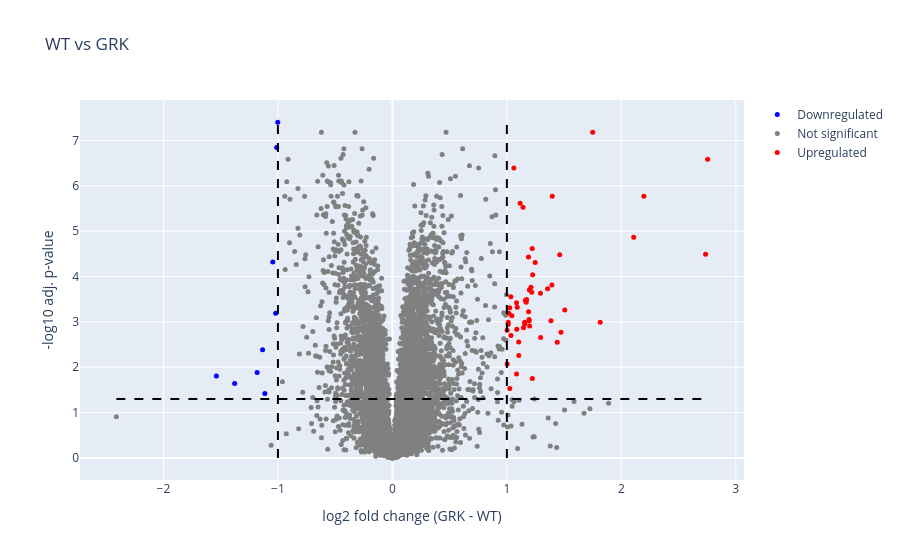

The code cell stored with this chart in its notebook:
### Code cell
fig = volcano_plot(volcano_data, "WT", "GRK")
fig.show()

### Figure 1 — Plotly figure (JSON) as saved in the notebook; plotly's stock layout.template omitted (floating-point values rounded to 4 significant figures; data arrays with more than 128 entries replaced by an {"elided": "..."} marker saying what was removed)
{"data": [{"hoverinfo": "text", "marker": {"color": "blue", "size": 5}, "mode": "markers", "name": "Downregulated", "text": ["KRT86_HUMAN;KRT81_HUMAN", "NFL_HUMAN", "NFM_HUMAN", "SMTN_HUMAN", "MT1X_HUMAN", "PTGR1_HUMAN", "H2A2C_HUMAN;H2A2A_HUMAN", "LETM2_HUMAN", "ZN503_HUMAN"], "type": "scatter", "x": [-1.045, -1.011, -1.002, -1.182, -1.538, -1.134, -1.378, -1.114, -1.02], "y": [4.322, 6.845, 7.404, 1.883, 1.803, 2.384, 1.641, 1.417, 3.19]}, {"hoverinfo": "text", "marker": {"color": "gray", "size": 5}, "mode": "markers", "name": "Not significant", "text": {"elided": "7373 str values"}, "type": "scatter", "x": {"elided": "7373 float values"}, "y": {"elided": "7373 float values"}}, {"hoverinfo": "text", "marker": {"color": "red", "size": 5}, "mode": "markers", "name": "Upregulated", "text": ["QSOX1_HUMAN", "CCN1_HUMAN", "MAGB2_HUMAN", "THRB_HUMAN", "ANT3_HUMAN", "CO3_HUMAN", "IGF2_HUMAN", "APOA1_HUMAN", "APOE_HUMAN", "VTNC_HUMAN", "ANXA1_HUMAN", "TETN_HUMAN", "TRY1_HUMAN", "TSP1_HUMAN", "GSTA1_HUMAN;GSTA2_HUMAN", "CO4A_HUMAN", "CLUS_HUMAN", "FA5_HUMAN", "ANXA3_HUMAN", "CBPA1_HUMAN;CBPB1_HUMAN", "RAC2_HUMAN", "IBP3_HUMAN", "IBP2_HUMAN", "ITIH2_HUMAN", "KALM_HUMAN", "ANFC_HUMAN", "LYOX_HUMAN", "CCN2_HUMAN", "EPHA2_HUMAN", "KTDAP_HUMAN", "HBB_HUMAN", "ARGI2_HUMAN", "DCD_HUMAN", "MMRN1_HUMAN", "HABP2_HUMAN", "POSTN_HUMAN", "NPTX1_HUMAN", "GSTA3_HUMAN", "LBH_HUMAN", "AL2CL_HUMAN", "SARM1_HUMAN", "SAPC2_HUMAN", "URP2_HUMAN", "HORN_HUMAN", "ZN563_HUMAN", "HTRA1_HUMAN", "PRG4_HUMAN", "LRC58_HUMAN", "CBPB2_HUMAN", "C1QT3_HUMAN", "SPON1_HUMAN", "LMCD1_HUMAN", "EGFL7_HUMAN"], "type": "scatter", "x": [1.393, 2.754, 1.141, 1.084, 1.002, 1.084, 1.156, 1.104, 1.218, 1.225, 1.061, 1.103, 1.003, 1.156, 1.172, 1.193, 1.211, 1.197, 1.75, 1.195, 1.199, 1.09, 1.086, 1.025, 1.295, 1.385, 1.169, 2.108, 1.247, 1.473, 1.017, 1.116, 1.036, 1.44, 1.035, 1.044, 1.356, 1.025, 2.736, 1.012, 1.189, 1.221, 1.145, 1.223, 1.293, 1.19, 1.162, 2.197, 1.506, 1.012, 1.461, 1.816, 1.397], "y": [3.811, 6.587, 5.525, 3.421, 2.812, 1.849, 2.989, 2.259, 3.652, 4.04, 6.39, 2.556, 2.072, 2.95, 3.494, 3.051, 3.764, 3.7, 7.18, 3.022, 2.909, 3.319, 2.838, 1.529, 2.652, 3.024, 3.433, 4.866, 4.307, 2.771, 3.19, 5.616, 2.701, 2.552, 3.554, 3.133, 3.732, 3.313, 4.493, 2.94, 4.43, 4.619, 2.87, 1.749, 3.63, 3.222, 3.471, 5.768, 3.262, 2.992, 4.477, 2.989, 5.768]}], "layout": {"hovermode": "closest", "shapes": [{"line": {"color": "black", "dash": "dash"}, "type": "line", "x0": 1, "x1": 1, "y0": 0, "y1": 7.404}, {"line": {"color": "black", "dash": "dash"}, "type": "line", "x0": -1, "x1": -1, "y0": 0, "y1": 7.404}, {"line": {"color": "black", "dash": "dash"}, "type": "line", "x0": -2.412, "x1": 2.754, "y0": 1.301, "y1": 1.301}], "title": {"text": "WT vs GRK"}, "xaxis": {"title": {"text": "log2 fold change (GRK - WT)"}}, "yaxis": {"title": {"text": "-log10 adj. p-value"}}}}
